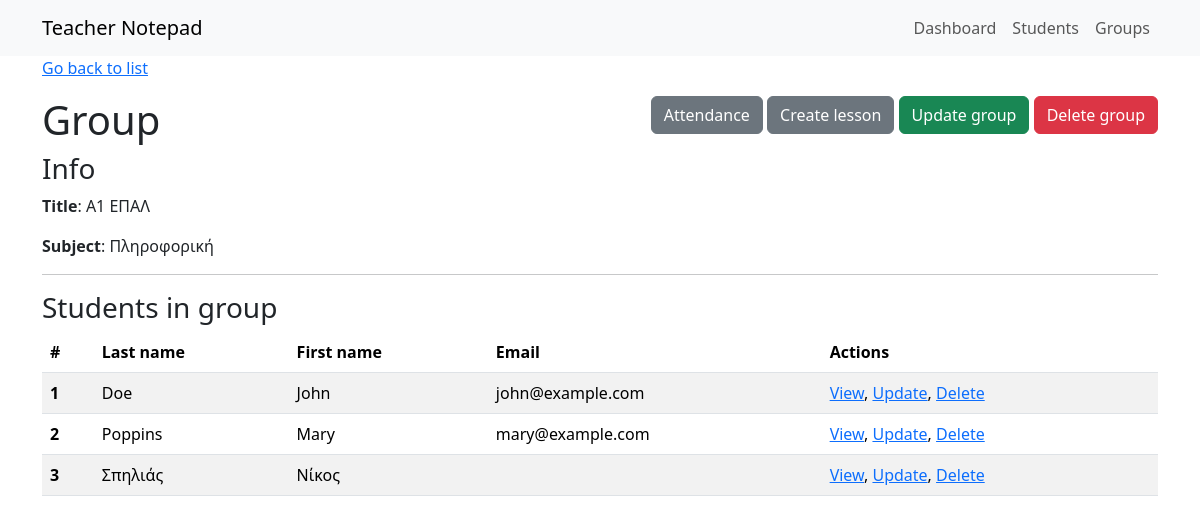
Page /dashboard/group/1 on the committed database.
### teachernotepad/models.py (models this page shows, shortened)
class Group(models.Model):
    title = models.CharField(max_length=60)
    subject = models.CharField(max_length=60, blank=True)
    students = models.ManyToManyField(Student, blank=True)

class Student(models.Model):
    first_name = models.CharField(max_length=40)
    last_name = models.CharField(max_length=40)
    email = models.EmailField(blank=True)
    comments = models.TextField(blank=True)
    def get_absolute_url(self):
        return reverse('student-detail', kwargs={'pk' : self.pk})

### teachernotepad/views.py (the view)
# urls.py: path('group/<int:pk>', views.GroupDetailView.as_view(), name='group-detail'),
class GroupDetailView(generic.DetailView):
    model = Group

### teachernotepad/templates/teachernotepad/group_detail.html
{% extends 'base.html' %}
{% block content %}
    <p><a href="{% url 'group-list' %}">Go back to list</a></p>
    <section class="d-flex justify-content-between">
        <h1>Group</h1>
        <div>
            <span><a href="{% url 'group-attendance' group.id %}" class="btn btn-secondary">Attendance</a></span>
            <span><a href="{% url 'group-lesson-create' group.id %}" class="btn btn-secondary">Create lesson</a></span>
            <span><a href="{% url 'group-update' group.id %}" class="btn btn-success">Update group</a></span>
            <span><a href="{% url 'group-delete' group.id %}" class="btn btn-danger">Delete group</a></span>
        </div>
    </section>
    <h3>Info</h3>
    <p><strong>Title</strong>: {{ group.title }}</p>
    <p><strong>Subject</strong>: {{ group.subject }}</p>
    <hr>
    <h3>Students in group</h3>
    <table class="table table-striped table-hover">
    <thead>
        <tr>
        <th scope="col">#</th>
        <th scope="col">Last name</th>
        <th scope="col">First name</th>
        <th scope="col">Email</th>
        <th scope="col">Actions</th>
        </tr>
    </thead>
    <tbody>
    {% for student in group.students.all %}
        <tr>
        <th scope="row">{{student.id}}</th>
        <td>{{student.last_name}}</td>
        <td>{{student.first_name}}</td>
        <td>{{student.email}}</td>
        <td><a href="{{ student.get_absolute_url }}">View</a>,
            <a href="{% url 'student-update' student.pk %}">Update</a>,
            <a href="{% url 'student-delete' student.pk %}">Delete</a>
        </td>
        </tr>
    {% endfor %}
{% endblock content %}

### rows in the picture
Group: title "Α1 ΕΠΑΛ", subject "Πληροφορική"
Student: id "1", last_name "Doe", first_name "John", email "john@example.com"
Student: id "2", last_name "Poppins", first_name "Mary", email "mary@example.com"
Student: id "3", last_name "Σπηλιάς", first_name "Νίκος"
